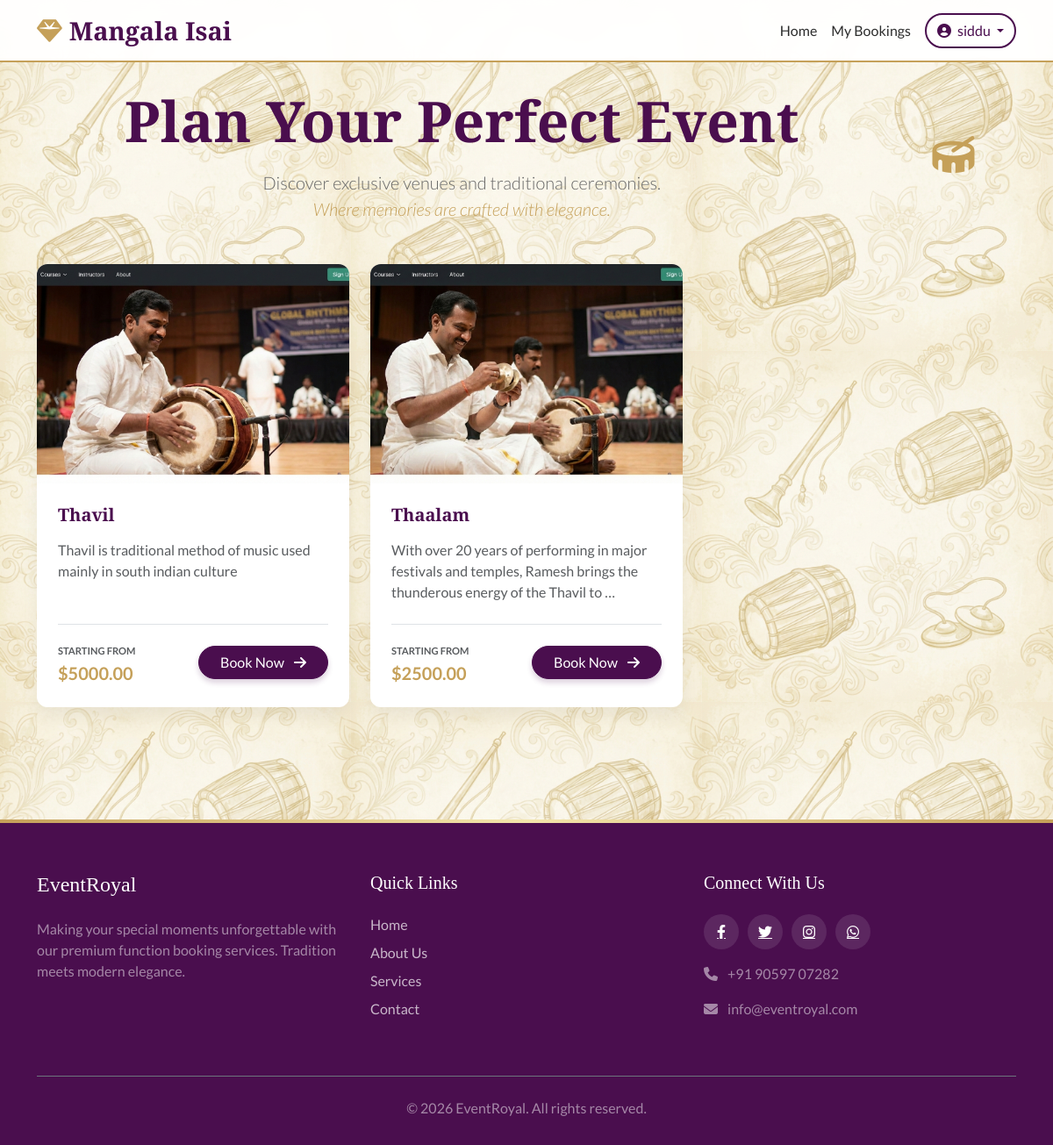
The app's page / (signed in) with its own data.
### accounts/models.py (models this page shows, shortened)
class CustomUser(AbstractUser):
    phone_number = models.CharField(max_length=15, blank=True, null=True)
    is_admin = models.BooleanField(default=False)

### events/models.py (models this page shows, shortened)
class FunctionType(models.Model):
    name = models.CharField(max_length=100)
    description = models.TextField()
    image = models.ImageField(upload_to='function_images/')
    base_price = models.DecimalField(max_digits=10, decimal_places=2)

### core/views.py (the view)
# urls.py: path('', HomeView.as_view(), name='home'),
class HomeView(ListView):
    model = FunctionType
    template_name = 'home.html'
    context_object_name = 'function_types'

### templates/home.html (shortened to what this page needs)
{% extends 'base.html' %}
{% load static %}
{% block content %}
<div class="text-center mb-5 position-relative title-container" data-aos="fade-down">
    <div class="instrument-right">
        <i class="fas fa-drum thavil-icon" style="font-size: 3rem; color: var(--secondary-color);"></i>
    </div>
    <div class="notes-overlay">
    </div>
    <h1 class="display-3 fw-bold mb-3" style="color: var(--primary-color);">Plan Your Perfect Event</h1>
    <p class="lead" style="color: #666; max-width: 700px; margin: 0 auto;">
        Discover exclusive venues and traditional ceremonies.
        <br>
        <span style="color: var(--secondary-color); font-style: italic;">Where memories are crafted with
            elegance.</span>
    </p>
</div>
<div class="row">
    {% for function in function_types %}
    <div class="col-md-4 mb-5" data-aos="fade-up" data-aos-delay="{{ forloop.counter0|add:1 }}00">
        <div class="card h-100 border-0">
            <div class="position-relative overflow-hidden">
                {% if function.image %}
                <img src="{{ function.image.url }}" class="card-img-top" alt="{{ function.name }}"
                    style="height: 250px; object-fit: cover; transition: transform 0.5s;">
                {% else %}
                <div class="bg-secondary d-flex align-items-center justify-content-center text-white"
                    style="height: 250px;">
                    <span><i class="fas fa-image fa-3x opacity-50"></i></span>
                </div>
                {% endif %}
            </div>
            <div class="card-body d-flex flex-column p-4">
                <h5 class="card-title fw-bold mb-3">{{ function.name }}</h5>
                <p class="card-text text-muted mb-4">{{ function.description|truncatewords:20 }}</p>
                <div class="mt-auto d-flex justify-content-between align-items-center pt-3 border-top">
                    <div>
                        <small class="text-uppercase text-muted fw-bold" style="font-size: 0.7rem;">Starting
                            from</small>
                        <div class="fw-bold fs-5" style="color: var(--secondary-color);">${{ function.base_price }}
                        </div>
                    </div>
                    <a href="{% url 'book_function' %}?function_type={{ function.id }}"
                        class="btn btn-primary rounded-pill px-4">
                        Book Now <i class="fas fa-arrow-right ms-2"></i>
                    </a>
                </div>
            </div>
        </div>
    </div>
    {% endfor %}
</div>
{% endblock %}

### templates/base.html (shortened to what this page needs)
<!DOCTYPE html>
{% load static %}
<html lang="en">
<head>
    <link href="https://cdn.jsdelivr.net/npm/bootstrap@5.3.0/dist/css/bootstrap.min.css" rel="stylesheet">
    <link rel="stylesheet" href="https://cdnjs.cloudflare.com/ajax/libs/font-awesome/6.4.0/css/all.min.css">
    <link href="https://unpkg.com/aos@2.3.1/dist/aos.css" rel="stylesheet">
    <link rel="stylesheet" href="{% static 'css/styles.css' %}">
</head>
<body>
    <nav class="navbar navbar-expand-lg fixed-top">
        <div class="container">
            <a class="navbar-brand" href="/">
                <i class="fas fa-gem me-2" style="color: var(--secondary-color);"></i>Mangala Isai
            </a>
            <div class="collapse navbar-collapse" id="navbarNav">
                <ul class="navbar-nav ms-auto align-items-center">
                    <li class="nav-item"><a class="nav-link" href="{% url 'home' %}">Home</a></li>
                    {% if user.is_authenticated %}
                    <li class="nav-item">
                        <a class="nav-link" href="{% url 'my_bookings' %}">My Bookings</a>
                    </li>
                    <li class="nav-item ms-2">
                        <div class="dropdown">
                            <button class="btn btn-outline-primary rounded-pill dropdown-toggle" type="button"
                                data-bs-toggle="dropdown">
                                <i class="fas fa-user-circle me-1"></i> {{ user.username }}
                            </button>
                        </div>
                    </li>
                    {% endif %}
                </ul>
            </div>
        </div>
    </nav>
    <div class="container flex-grow-1" style="margin-top: 100px;">
        {% block content %}
        {% endblock %}
    </div>
    <footer class="footer">
        <div class="container">
            <div class="row">
                <div class="col-md-4 mb-4">
                    <h4 class="mb-4 text-white">EventRoyal</h4>
                    <p class="text-white-50">Making your special moments unforgettable with our premium function booking
                        services. Tradition meets modern elegance.</p>
                </div>
                <div class="col-md-4 mb-4">
                    <h5 class="mb-4 text-white">Quick Links</h5>
                    <ul class="list-unstyled">
                        <li class="mb-2"><a href="{% url 'home' %}" class="footer-link">Home</a></li>
                        <li class="mb-2"><a href="#" class="footer-link">About Us</a></li>
                        <li class="mb-2"><a href="#" class="footer-link">Services</a></li>
                        <li class="mb-2"><a href="#" class="footer-link">Contact</a></li>
                    </ul>
                </div>
                <div class="col-md-4 mb-4">
                    <h5 class="mb-4 text-white">Connect With Us</h5>
                    <div class="d-flex mb-3">
                        <a href="#" class="social-icon"><i class="fab fa-facebook-f"></i></a>
                        <a href="#" class="social-icon"><i class="fab fa-twitter"></i></a>
                        <a href="#" class="social-icon"><i class="fab fa-instagram"></i></a>
                        <a href="#" class="social-icon"><i class="fab fa-whatsapp"></i></a>
                    </div>
                    <p class="text-white-50"><i class="fas fa-phone me-2"></i> +91 90597 07282</p>
                    <p class="text-white-50"><i class="fas fa-envelope me-2"></i> info@eventroyal.com</p>
                </div>
            </div>
            <div class="border-top border-secondary pt-4 mt-4 text-center">
                <p class="text-white-50 mb-0">&copy; 2026 EventRoyal. All rights reserved.</p>
            </div>
        </div>
    </footer>
</body>
</html>

### static/css/styles.css (style rules this page uses)
:root { --primary-color: #4a0e4e; --secondary-color: #c5a059; --accent-color: #f3e5ab; --text-dark: #2d2d2d; --text-light: #ffffff; --bg-light: #fdfdfd; }
body { font-family: 'Lato', sans-serif; color: var(--text-dark); background-color: var(--bg-light); }
h1, h2, h3, h4, h5, h6, .navbar-brand { font-family: 'Playfair Display', serif; }
.navbar { background: rgba(255, 255, 255, 0.95); backdrop-filter: blur(10px); transition: all 0.3s ease; border-bottom: 2px solid var(--secondary-color); }
.navbar-brand { font-size: 1.8rem; font-weight: 700; color: var(--primary-color) !important; }
.nav-link { font-weight: 500; color: var(--text-dark) !important; transition: color 0.3s ease; }
.btn-primary { background-color: var(--primary-color); border-color: var(--primary-color); transition: all 0.3s ease; box-shadow: 0 4px 6px rgba(74, 14, 78, 0.2); }
.btn-outline-primary { color: var(--primary-color); border-color: var(--primary-color); border-width: 2px; }
.card { border: none; border-radius: 12px; background: #fff; box-shadow: 0 10px 20px rgba(0, 0, 0, 0.05); transition: transform 0.3s ease, box-shadow 0.3s ease; overflow: hidden; }
.card-title { color: var(--primary-color); font-weight: 700; }
.footer { background-color: var(--primary-color); color: var(--text-light); padding: 60px 0 30px; margin-top: 80px; position: relative; overflow: hidden; }
.footer::before { content: ''; position: absolute; top: 0; left: 0; right: 0; height: 4px; background: linear-gradient(90deg, var(--secondary-color), var(--accent-color), var(--secondary-color)); }
.footer-link { color: rgba(255, 255, 255, 0.7); text-decoration: none; transition: color 0.3s; }
.social-icon { width: 40px; height: 40px; background: rgba(255, 255, 255, 0.1); border-radius: 50%; display: inline-flex; align-items: center; justify-content: center; color: #fff; margin-right: 10px; transition: all 0.3s; }
.title-container { position: relative; padding: 0 100px; display: inline-block; }
.instrument-right { position: absolute; right: -100px; top: 50%; transform: translateY(-50%); z-index: 10; }
.notes-overlay { position: absolute; top: 0; left: 0; width: 100%; height: 100%; pointer-events: none; z-index: 20; }

### records on screen
CustomUser: username "siddu"
FunctionType: image (picture), name "Thavil", description "Thavil is traditional method of music used mainly in south indian culture", base_price "5000.00"
FunctionType: image (picture), name "Thaalam", description "With over 20 years of performing in major festivals and temples, Ramesh brings the thunderous energy of the Thavil to …", base_price "2500.00"
